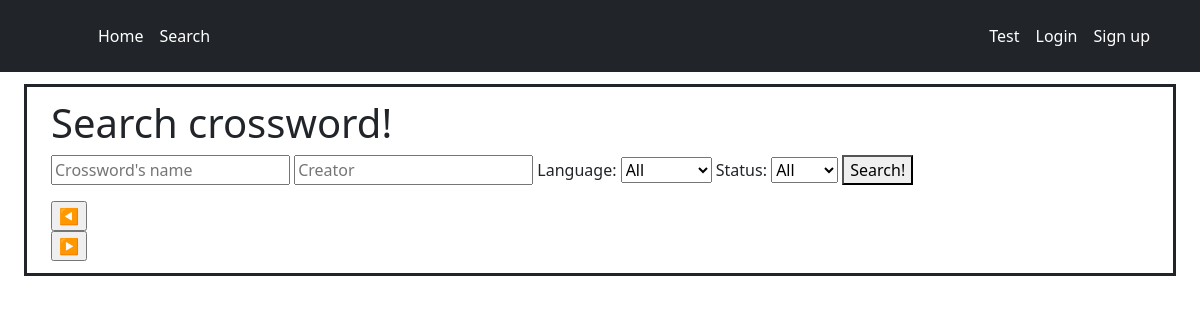
The page /search/page=0 on the database as committed earlier.
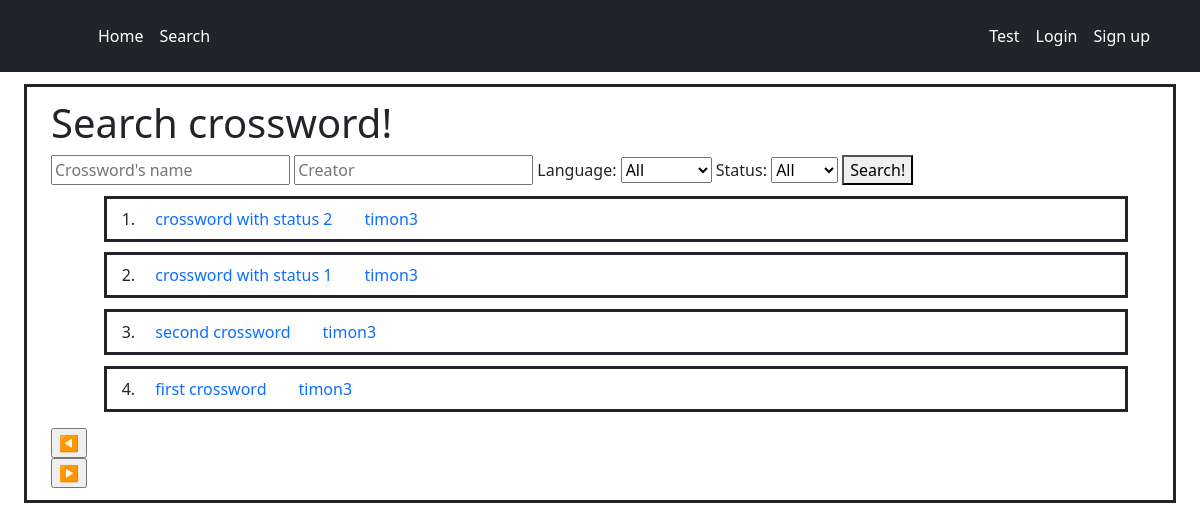
The same page on the database as committed later.
### crossword/models.py (models this page shows)
class Crosswords(models.Model):
    name = models.CharField(max_length=64)
    crossword = models.CharField(max_length=131072)
    describe = models.CharField(max_length=131072)
    link = models.CharField(max_length=64, unique=True)
    creator_id = models.IntegerField()
    posting_time = models.IntegerField(default=0)
    status = models.CharField(max_length=1)
    language = models.CharField(max_length=25)

class Users(models.Model):
    user_name = models.CharField(max_length=64)
    first_name = models.CharField(max_length=64)
    second_name = models.CharField(max_length=64)
    crosswords_id = models.CharField(max_length=10000)
    sign_up_time = models.CharField(max_length=30)

### crossword/views.py (the view, shortened to what this page needs)
# urls.py: path('search/<str:ask>', views.search, name='ask_search'),
def search(request, ask):
    data_link = get_link_info(ask)
    question = data_link['ask']
    page = int (data_link['page'])
    creator = data_link['creator']
    language = data_link['language']
    status = data_link['status']
    search_form = SearchForm(initial={'ask': question, 'creator': creator, 'language':language, 'status': status})
    answer_db_info = CW_db.objects.all().order_by('pk')
    print(answer_db_info)
    if question != '':
        answer_db_info = answer_db_info.filter(name__contains=question)
    if language != '' and language != '--':
        answer_db_info = answer_db_info.filter(language__contains=language)
    if status != '' and status != '--':
        answer_db_info = answer_db_info.filter(status__contains=status)
    if status == '2':
        answer_db_info = answer_db_info.filter(creator_id=User_db.objects.values('pk').get(user_name=request.user.username)['pk'])
    answer_db_info = answer_db_info.reverse()
    answer_db_info = answer_db_info.values('name', 'link', 'creator_id')
    if (len(answer_db_info)) != 0:
        max_page = (len(answer_db_info) - 1) // max_search_rows
    else:
        max_page = 0
    if page == max_page:
        send_info = answer_db_info[page * max_search_rows:]
    else:
        send_info = answer_db_info[page * max_search_rows: (page + 1) * max_search_rows]
    for crossword_element in send_info:
        creator_info = User_db.objects.get(pk=crossword_element['creator_id'])
        crossword_element['creator_name'] = creator_info.user_name
    if search_form == None:
        search_form = SearchForm()
    return render(request, 'crossword/search.html', {
        'name_link': send_info,
        'max_page': max_page,
        'link': ask,
        'page': page,
        'start_value': max_search_rows * page + 1,
        'search_form': search_form,
    })

### crossword/forms.py
class SearchForm(forms.Form):
    ask = forms.CharField(label='', required=False, widget=forms.TextInput(attrs={'placeholder': 'Crossword\'s name'}))
    creator = forms.CharField(label='', required=False, widget=forms.TextInput(attrs={'placeholder': 'Creator'}))
    language = forms.ChoiceField(choices=(('--', 'All'),)  + language_template_choices)
    status = forms.ChoiceField(choices=(('--', 'All'),) + status_choices)

### crossword/views.py (called while the page is built)
def get_link_info(link):
    data = link.split('~~')
    ask = {}
    for pair in data:
        info = pair.split('=')
        ask[info[0]] = info[1]
    for value in link_template:
        if value not in ask:
            ask[value] = ''
    return ask

### crossword/templates/crossword/search.html (shortened to what this page needs)
{% extends 'crossword/layout.html' %}
{% load static %}
{% block body %}
    <div>
        <h1>
            Search crossword!
        </h1>
    </div>
    <div>
        <form action="{% url 'main:search_extract_data' %}" method="post">
            {{ search_form }}
            <button type="submit">Search!</button>
        </form>
    </div>
    <div>
        <ol type="1" start="{{ start_value }}">
            {% for info in name_link %}
            <div class="solid-board search-line">
                <li id="block_search">
                    <ul class="nav col-12 col-lg-auto me-lg-auto mb-2  mb-md-0">
                        <li><a href="/crossword/{{ info.link }}" class="nav-link px-3">{{ info.name }}</a></li>
                        <li><a href="/user/{{ info.creator_name }}" class="nav-link px-3">{{ info.creator_name }}</a></li>
                    </ul>
                </li>
            </div>
            {% endfor %}
        </ol>
    </div>
    <div>
        <div>
            {% if page == 0 %}
                <form action="">
                    <input type="submit" value="◀️">
                </form>
            {% else %}
            <form action="/search_backward/{{ link }}">
                {% csrf_token %}
                <input type="submit" value="◀️">
            </form>
            {% endif %}
        </div>
        <div>
            {% if page == max_page %}
                <form action="">
                    <input type="submit" value="▶️">
                </form>
            {% else %}
            <form action="/search_forward/{{ link }}">
                {% csrf_token %}
                <input type="submit" value="▶️">
            </form>
            {% endif %}
        </div>
    </div>
{% endblock %}

### crossword/templates/crossword/layout.html (shortened to what this page needs)
{% load static %}
<!DOCTYPE html>
<html lang="uk">
    <head>
        <link href="https://cdn.jsdelivr.net/npm/bootstrap@5.3.2/dist/css/bootstrap.min.css" rel="stylesheet">
        <link href="{% static 'crossword/styles.css' %}" rel="stylesheet">
    </head>
    <body>
        <header class="bg-dark py-3">
            <div class="container">
                <div class="d-flex flex-wrap align-items-center justify-content-center justify-content-lg-start">
                  <a href="/" class="d-flex align-items-center mb-2 mb-lg-0 text-white text-decoration-none">
                    <svg class="bi me-2" width="40" height="32" role="img" aria-label="Bootstrap"><use xlink:href="#bootstrap"></use></svg>
                  </a>
                  <ul class="nav col-12 col-lg-auto me-lg-auto mb-2 justify-content-center mb-md-0">
                    <li><a href="/" class="nav-link px-2 text-white">Home</a></li>
                    <li><a href="/search/page=0" class="nav-link px-2 text-white">Search</a></li>
                  </ul>
                  <div class="text-end">
                    <ul class="nav col-12 col-lg-auto me-lg-auto mb-2 justify-content-center mb-md-0">
                      <li><a href="{% url 'main:test' %}" class="nav-link px-2 text-white">Test</a></li>
                      {% if user.is_authenticated %}
                        <li><a href="{% url 'main:logout' %}" class="nav-link px-2 text-white">Logout</a></li>
                        <li><a href="/user/{{ user.username }}" class="nav-link px-2 text-white">{{ user.username }}</a></li>
                      {% else %}
                        <li><a href="{% url 'main:login' %}" class="nav-link px-2 text-white">Login</a></li>
                        <li><a href="{% url 'main:register' %}" class="nav-link px-2 text-white">Sign up</a></li>
                      {% endif %}
                    </ul>
                  </div>
                </div>
                </div>
        </header>
        <div class="main-div solid-board">
            {% block body %}
            {% endblock %}
        </div>
    </body>
</html>

### crossword/static/crossword/styles.css (style rules this page uses)
.main-div { margin: 1% 2% 1% 2%; padding: 1% 2% 1% 2%; }
.search-line { margin: 1% 2% 1% 2%; padding: 0% 1% 0% 3%; }
.solid-board { border-style: solid; }

Rows that differ between the two databases and show on the page:
added Crosswords: name "crossword with status 2", creator_name "timon3"
added Crosswords: name "crossword with status 1", creator_name "timon3"
added Crosswords: name "second crossword", creator_name "timon3"
added Crosswords: name "first crossword", creator_name "timon3"
